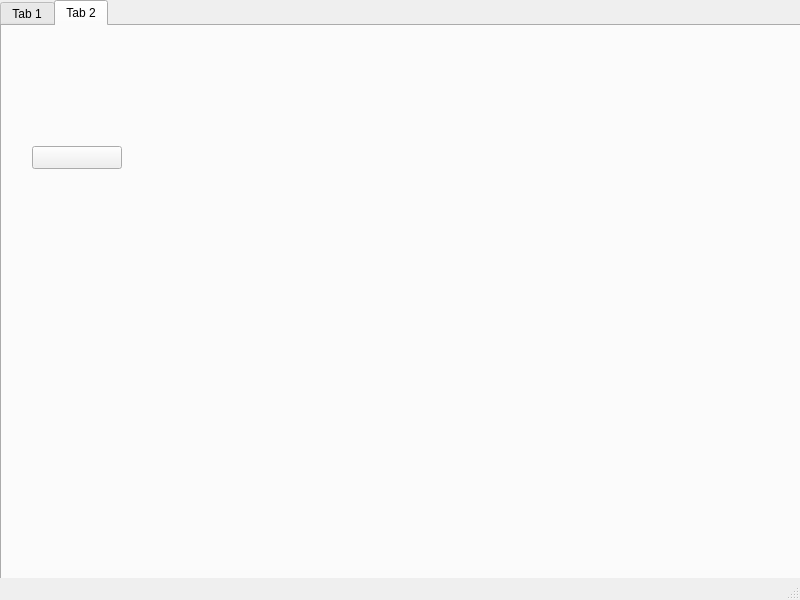
<?xml version="1.0" encoding="UTF-8"?>
<ui version="4.0">
 <class>MainWindow</class>
 <widget class="QMainWindow" name="MainWindow">
  <property name="geometry">
   <rect>
    <x>0</x>
    <y>0</y>
    <width>800</width>
    <height>600</height>
   </rect>
  </property>
  <property name="windowTitle">
   <string>MainWindow</string>
  </property>
  <widget class="QWidget" name="centralwidget">
   <widget class="QTabWidget" name="tabWidget">
    <property name="geometry">
     <rect>
      <x>0</x>
      <y>0</y>
      <width>801</width>
      <height>601</height>
     </rect>
    </property>
    <property name="currentIndex">
     <number>1</number>
    </property>
    <widget class="QWidget" name="tab">
     <attribute name="title">
      <string>Tab 1</string>
     </attribute>
    </widget>
    <widget class="QWidget" name="tab_2">
     <attribute name="title">
      <string>Tab 2</string>
     </attribute>
     <widget class="QEFileBrowser" name="qefilebrowser">
      <property name="geometry">
       <rect>
        <x>20</x>
        <y>60</y>
        <width>661</width>
        <height>41</height>
       </rect>
      </property>
      <property name="showRefresh">
       <bool>false</bool>
      </property>
      <property name="showTable">
       <bool>false</bool>
      </property>
      <property name="fileDialogDirectoriesOnly">
       <bool>false</bool>
      </property>
     </widget>
     <widget class="QEPushButton" name="qepushbutton">
      <property name="geometry">
       <rect>
        <x>30</x>
        <y>120</y>
        <width>90</width>
        <height>23</height>
       </rect>
      </property>
     </widget>
    </widget>
   </widget>
  </widget>
  <widget class="QStatusBar" name="statusbar"/>
 </widget>
 <customwidgets>
  <customwidget>
   <class>QEFileBrowser</class>
   <extends>QWidget</extends>
   <header>QEFileBrowserManager.h</header>
  </customwidget>
  <customwidget>
   <class>QEPushButton</class>
   <extends>QPushButton</extends>
   <header>QEPushButton.h</header>
  </customwidget>
 </customwidgets>
 <resources/>
 <connections/>
</ui>
